Frame 1 (no input): blank canvas, image omitted
Frame 60 (the mouse pressed at the canvas centre just before this capture): blank canvas, image omitted
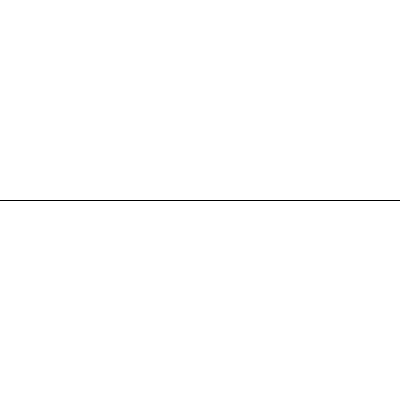
Frame 120 (the mouse held since frame 60 and released just before this capture)

The Processing sketch whose frames 1 and 60 were blank and that drew this single picture after the mouse press (run headless with seeded random() and noise(); from frame 60 on, the mouse is pressed at the canvas centre):

// Processing sketch: sketch__22_1
// ── sketch__22_1.pde
//THIS SKETCH DRAWS A CURVE WHEN THE MOUSE BUTTON IS PRESSED
//TO RESET THE SCREEN SIMPLY PRESS 'R'


void setup()
{
  size(400,400);
  background(255);
  noFill();
}

void draw()
{ 
  if (mousePressed==true) {drawArc();} //THIS DRAWS THE CURVE WHEN THE MOUSE IS CLICKED
  if ((keyPressed==true) && ((key == 'r')||(key == 'R'))) {background(255);} //THIS RESET THE SKETCH WHEN R IS PRESSED
}

void drawArc()
{ 
    beginShape();
    vertex(0,height/2);
    bezierVertex(mouseX-50,mouseY,mouseX+50,mouseY,width,height/2);
    endShape(); 
    //THESE ARE THE PARAMETERS FOR THE CURVE
}
